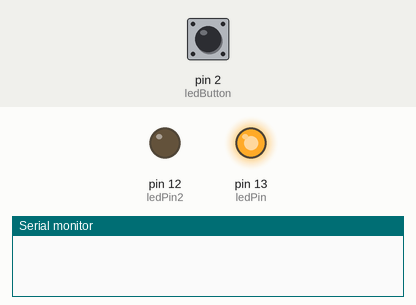
Recording of a sketch running on a simulated Arduino Uno, built with avr-gcc and run on an emulated ATmega328P. Parts: output pins drawn as LEDs (lit = HIGH), the last lines printed to the serial monitor. Dashed ring = blinking. The test bench sets the inputs (shaded band); at power-on: pin 2 (ledButton) HIGH.

Above: at 1.2 s.
1.3 s: pin 2 (ledButton) pulled LOW for 3.2 s
At 4.9 s:
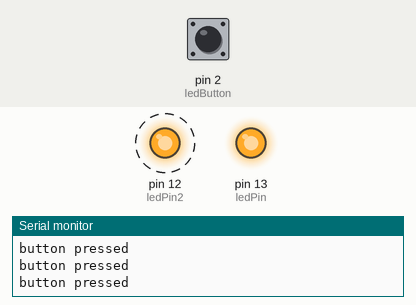
6.0 s: pin 2 (ledButton) pulled LOW for 0.15 s
At 6.4 s:
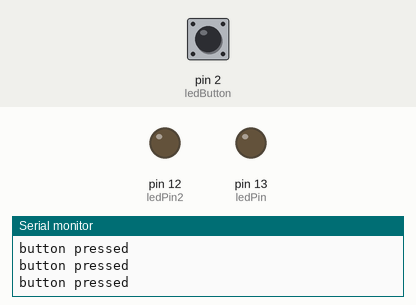
9.1 s: pin 2 (ledButton) driven LOW
At 9.6 s:
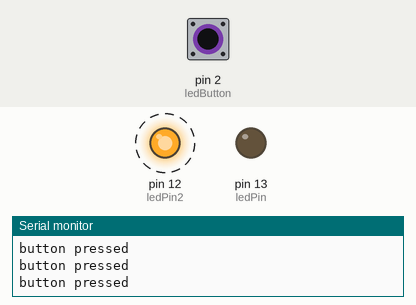
12.1 s: pin 2 (ledButton) driven HIGH
At 13.9 s:
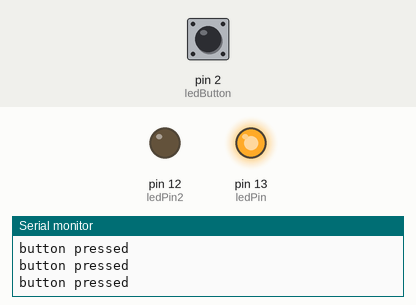
Timing chart, 0 to 15.5 s (numbered marks = the images above; inputs shaded):
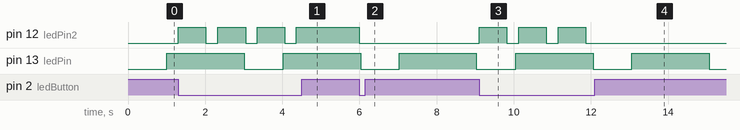

Measured:
- after the input at 1.3 s, pin 12 (ledPin2): alternates HIGH for 0.72 s and LOW for 0.30 s, 7 changes in all, then stays HIGH, starting at once
- after the input at 6.0 s, pin 12 (ledPin2): HIGH → LOW at once
- after the input at 9.1 s, pin 12 (ledPin2): alternates HIGH for 0.72 s and LOW for 0.31 s, starting at once
- after the input at 12.1 s, pin 12 (ledPin2): stops changing and stays LOW

The sketch:

08-FlashWithMillisClassCppButton.ino
```cpp
#include "flasher.h"

const int ledPin = 13;
long ledOnTime = 2000;
long ledOffTime = 1000;

const int ledPin2 = 12;
long ledOnTime2 = 700;
long ledOffTime2 = 300;


int ledButton = 2;

Flasher led1(ledPin, ledOnTime, ledOffTime);
Flasher led2(ledPin2, ledOnTime2, ledOffTime2);

void setup() {
  Serial.begin(9600);
  pinMode(ledButton, INPUT_PULLUP);
}


void loop() {
  led1.update();

  // Keep in mind the pull-up means the pushbutton's logic is inverted. It goes
  // HIGH when it's open, and LOW when it's pressed. Turn on led when the
  // button's pressed, and off when it's not:
  if (digitalRead(ledButton) == LOW) {
    Serial.println("button pressed");
    led2.update();
  }
}
```

flasher.cpp
```cpp
#include "flasher.h"

// define the constructor of the Flasher class
Flasher::Flasher(int pin, long on, long off) {
  ledPin = pin;
  pinMode(ledPin, OUTPUT);
  OnTime = on;
  OffTime = off;
  ledState = LOW;
  previousMillis = 0;
}

// define the concrete update method of the class
void Flasher::update() {
  unsigned long currentMillis = millis();

  if ((ledState == HIGH) && currentMillis - previousMillis >= OnTime) {
    ledState = LOW;
    previousMillis = currentMillis;
    digitalWrite(ledPin, ledState);
  } else if ((ledState == LOW) && currentMillis - previousMillis >= OffTime) {
    ledState = HIGH;
    previousMillis = currentMillis;
    digitalWrite(ledPin, ledState);
  }
}
```

flasher.h
```cpp
#ifndef Flasher_h
#define Flasher_h

// include the Arduino standard functions and definitions(like digitalWrite(), OUTPUT)
#include <Arduino.h>

class Flasher {
private:
  unsigned long previousMillis = 0;
  long OnTime;
  long OffTime;
  int ledState;
  int ledPin;

public:
  // this is the constructor of the class
  Flasher(int pin, long on, long off);
  void update();
};
#endif
```
